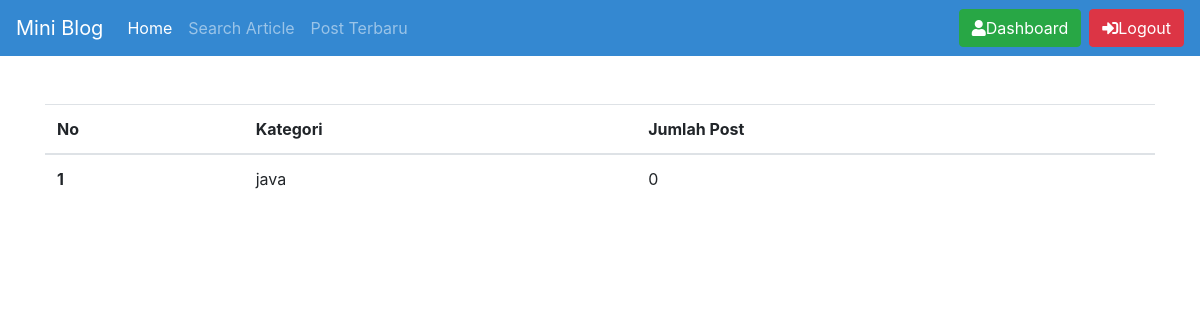
The app's page /admin/rekapposting.php (signed in), older data.
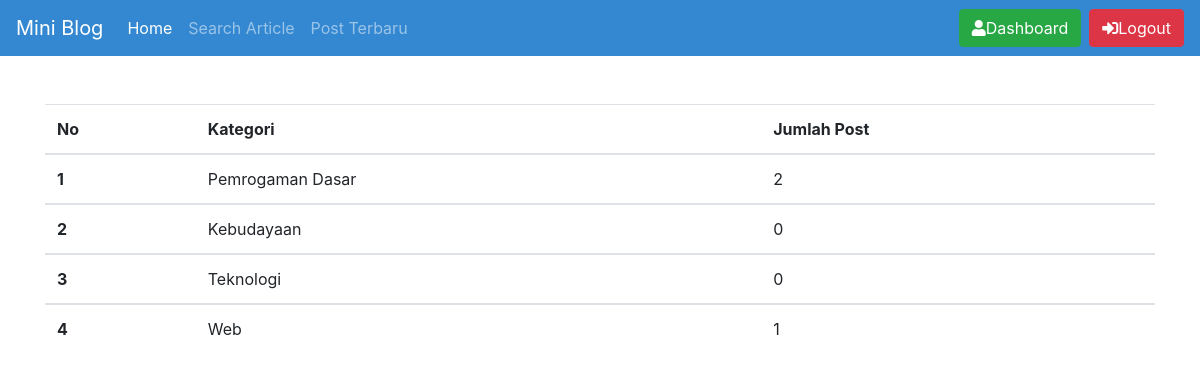
The same page, newer data.
### tables this page shows
CREATE TABLE `kategori` (
  `idkategori` int(11) NOT NULL,
  `nama` varchar(30) NOT NULL
);

### admin/rekapposting.php (the view, shortened to what this page needs)
<?php
require_once '../functions/db_login.php';
?>
<link rel="stylesheet" href="../assets/css/style.css">
</head>
<?php if (isset($_SESSION['admin'])) { ?>
    <ul class="nav navbar-nav ml-auto">
        <li class="nav-item">
            <a href="dashboard.php" class="btn btn-success" role="button"><span class="fas fa-user"></span>Dashboard</a>
        </li>
        <li class="nav-item">
            <a href="../logout.php" class="btn btn-danger" style="margin-left: .5em" role="button"><span class="fas fa-sign-in-alt"></span>Logout</a>
        </li>
    </ul>
    </div>
    </nav>
<?php } ?>
<br><br>
<div class="container">
    <table class="table">
    <thead>
        <tr>
        <th scope="col">No</th>
        <th scope="col">Kategori</th>
        <th scope="col">Jumlah Post</th>
        </tr>
    </thead>
    <?php $result = mysqli_query($conn,"SELECT * FROM kategori"); ?>
    <?php $i = 1; while($kategori = mysqli_fetch_assoc($result)):
        $idkategori = $kategori["idkategori"];
        $jumlah = mysqli_num_rows(mysqli_query($conn,"SELECT idpost FROM post WHERE idkategori=$idkategori"));
        ?>
    <tbody>
        <tr>
        <th scope="row"><?=$i?></th>
        <td><?=$kategori["nama"] ?></td>
        <td><?=$jumlah?></td>
        </tr>
    <?php
        $i++;
        endwhile;
    ?>
    </tbody>
</div>
</body>
</html>

Row changes from the older to the newer data that the page shows:
removed kategori: nama "java", jumlah "0"
added kategori: nama "Pemrogaman Dasar", jumlah "2"
added kategori: nama "Kebudayaan", jumlah "0"
added kategori: nama "Teknologi", jumlah "0"
added kategori: nama "Web", jumlah "1"
